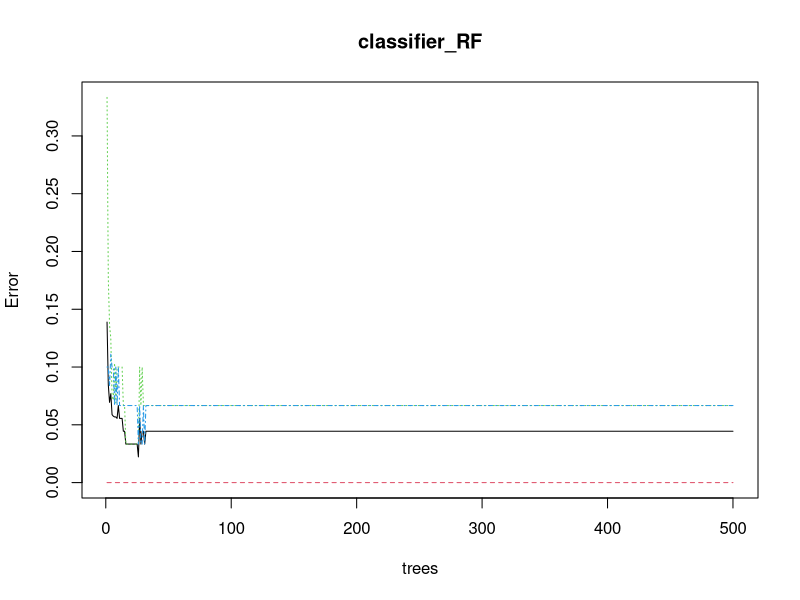
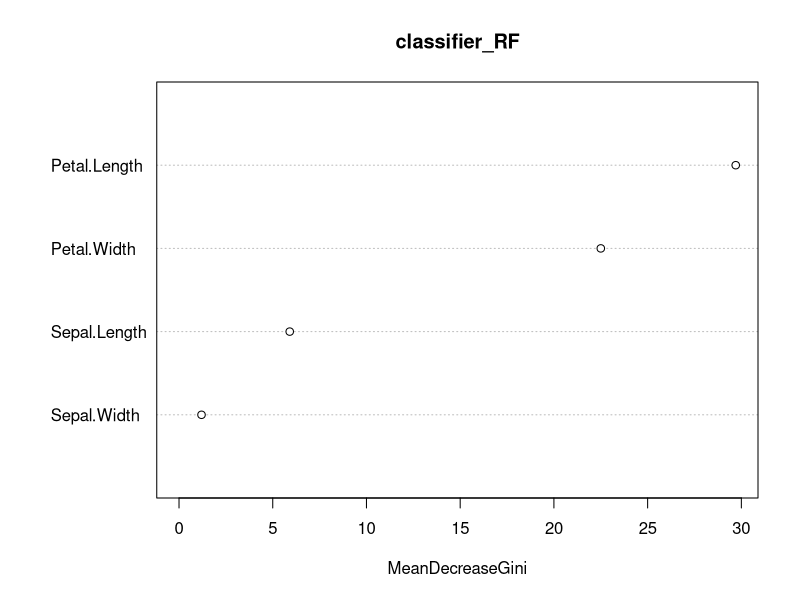

R code for these plots, in order:
data(iris)

str(iris)

install.packages("caTools")	 # For sampling the dataset
install.packages("randomForest")

# Loading package
library(caTools)
library(randomForest)

# Splitting data in train and test data
split <- sample.split(iris, SplitRatio = 0.7)
split

train <- subset(iris, split == "TRUE")
test <- subset(iris, split == "FALSE")

# Fitting Random Forest to the train dataset
set.seed(120) # Setting seed
classifier_RF = randomForest(x = train[-5], y = train$Species, ntree = 500)

classifier_RF

# Predicting the Test set results
y_pred = predict(classifier_RF, newdata = test[-5])

confusion_mtx = table(test[, 5], y_pred) # Confusion Matrix
confusion_mtx

plot(classifier_RF)

importance(classifier_RF) # Importance plot

varImpPlot(classifier_RF) # Variable importance plot

acc=sum(diag(confusion_mtx))/sum(confusion_mtx) #accuracy
